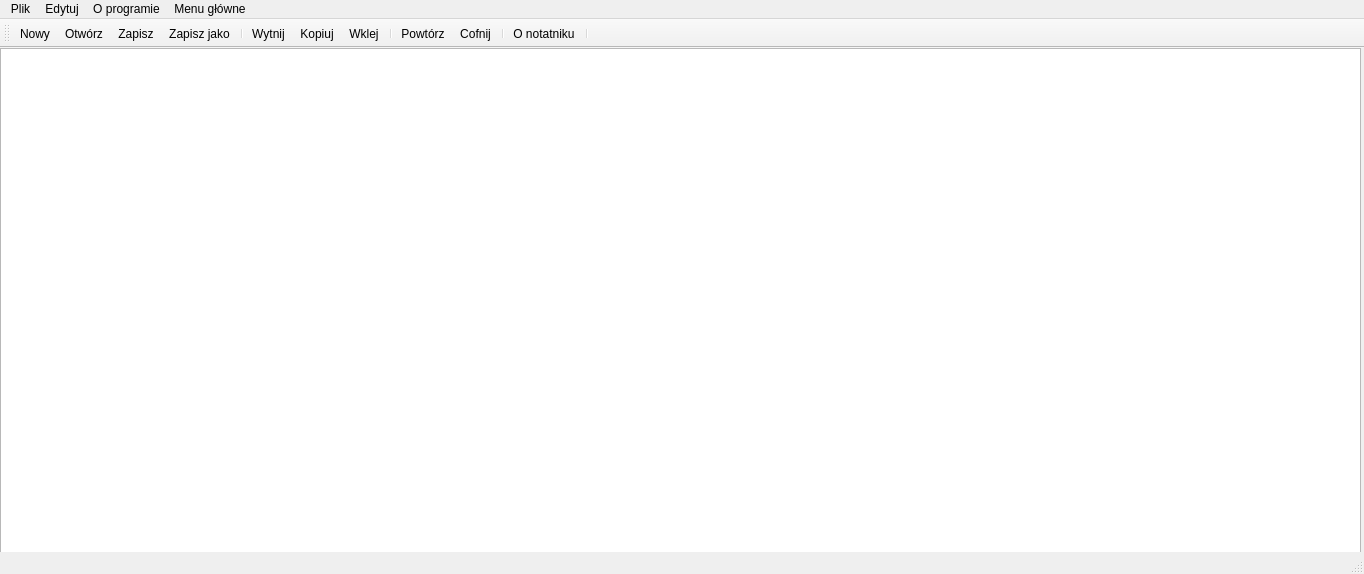
<?xml version="1.0" encoding="UTF-8"?>
<ui version="4.0">
 <class>MainWindow1</class>
 <widget class="QMainWindow" name="MainWindow1">
  <property name="geometry">
   <rect>
    <x>0</x>
    <y>0</y>
    <width>1364</width>
    <height>574</height>
   </rect>
  </property>
  <property name="windowTitle">
   <string>Edytor notatek</string>
  </property>
  <widget class="QWidget" name="centralwidget">
   <widget class="QTextEdit" name="textEdit">
    <property name="geometry">
     <rect>
      <x>0</x>
      <y>0</y>
      <width>1361</width>
      <height>511</height>
     </rect>
    </property>
   </widget>
  </widget>
  <widget class="QMenuBar" name="menubar">
   <property name="geometry">
    <rect>
     <x>0</x>
     <y>0</y>
     <width>1364</width>
     <height>21</height>
    </rect>
   </property>
   <widget class="QMenu" name="menuPlik">
    <property name="title">
     <string>Plik</string>
    </property>
    <addaction name="actionNowy"/>
    <addaction name="actionOtw_rz"/>
    <addaction name="separator"/>
    <addaction name="actionZapisz"/>
    <addaction name="actionZapisz_jako"/>
   </widget>
   <widget class="QMenu" name="menuEdytuj">
    <property name="title">
     <string>Edytuj</string>
    </property>
    <addaction name="actionWytnij"/>
    <addaction name="actionKopiuj"/>
    <addaction name="actionWklej"/>
    <addaction name="separator"/>
    <addaction name="actionCofnij"/>
    <addaction name="actionPowt_rz"/>
   </widget>
   <widget class="QMenu" name="menuO_programie">
    <property name="title">
     <string>O programie</string>
    </property>
    <addaction name="actionO_notatniku"/>
   </widget>
   <widget class="QMenu" name="menuMenu_g_wne">
    <property name="title">
     <string>Menu główne</string>
    </property>
    <addaction name="actionPrzejdz_do_menu_glownego"/>
   </widget>
   <addaction name="menuPlik"/>
   <addaction name="menuEdytuj"/>
   <addaction name="menuO_programie"/>
   <addaction name="menuMenu_g_wne"/>
  </widget>
  <widget class="QStatusBar" name="statusbar"/>
  <widget class="QToolBar" name="toolBar">
   <property name="windowTitle">
    <string>toolBar</string>
   </property>
   <attribute name="toolBarArea">
    <enum>TopToolBarArea</enum>
   </attribute>
   <attribute name="toolBarBreak">
    <bool>false</bool>
   </attribute>
   <addaction name="actionNowy"/>
   <addaction name="actionOtw_rz"/>
   <addaction name="actionZapisz"/>
   <addaction name="actionZapisz_jako"/>
   <addaction name="separator"/>
   <addaction name="actionWytnij"/>
   <addaction name="actionKopiuj"/>
   <addaction name="actionWklej"/>
   <addaction name="separator"/>
   <addaction name="actionPowt_rz"/>
   <addaction name="actionCofnij"/>
   <addaction name="separator"/>
   <addaction name="actionO_notatniku"/>
   <addaction name="separator"/>
  </widget>
  <action name="actionNowy">
   <property name="icon">
    <iconset resource="../img/ikonki_notatnik.qrc">
     <normaloff>:/new/prefix1/new.png</normaloff>:/new/prefix1/new.png</iconset>
   </property>
   <property name="text">
    <string>Nowy</string>
   </property>
  </action>
  <action name="actionOtw_rz">
   <property name="icon">
    <iconset resource="../img/ikonki_notatnik.qrc">
     <normaloff>:/new/prefix1/open.png</normaloff>:/new/prefix1/open.png</iconset>
   </property>
   <property name="text">
    <string>Otwórz</string>
   </property>
  </action>
  <action name="actionZapisz">
   <property name="icon">
    <iconset resource="../img/ikonki_notatnik.qrc">
     <normaloff>:/new/prefix1/save.png</normaloff>:/new/prefix1/save.png</iconset>
   </property>
   <property name="text">
    <string>Zapisz</string>
   </property>
  </action>
  <action name="actionZapisz_jako">
   <property name="icon">
    <iconset resource="../img/ikonki_notatnik.qrc">
     <normaloff>:/new/prefix1/save-as.png</normaloff>:/new/prefix1/save-as.png</iconset>
   </property>
   <property name="text">
    <string>Zapisz jako</string>
   </property>
  </action>
  <action name="actionWytnij">
   <property name="icon">
    <iconset resource="../img/moje_zasoby.qrc">
     <normaloff>:/new/prefix1/cut.png</normaloff>:/new/prefix1/cut.png</iconset>
   </property>
   <property name="text">
    <string>Wytnij</string>
   </property>
  </action>
  <action name="actionKopiuj">
   <property name="icon">
    <iconset resource="../img/moje_zasoby.qrc">
     <normaloff>:/new/prefix1/copy.png</normaloff>:/new/prefix1/copy.png</iconset>
   </property>
   <property name="text">
    <string>Kopiuj</string>
   </property>
  </action>
  <action name="actionWklej">
   <property name="icon">
    <iconset resource="../img/ikonki_notatnik.qrc">
     <normaloff>:/new/prefix1/paste.png</normaloff>:/new/prefix1/paste.png</iconset>
   </property>
   <property name="text">
    <string>Wklej</string>
   </property>
  </action>
  <action name="actionCofnij">
   <property name="icon">
    <iconset resource="../img/ikonki_notatnik.qrc">
     <normaloff>:/new/prefix1/undo.png</normaloff>:/new/prefix1/undo.png</iconset>
   </property>
   <property name="text">
    <string>Cofnij</string>
   </property>
  </action>
  <action name="actionO_notatniku">
   <property name="icon">
    <iconset resource="../img/moje_zasoby.qrc">
     <normaloff>:/new/prefix1/about.png</normaloff>:/new/prefix1/about.png</iconset>
   </property>
   <property name="text">
    <string>O notatniku</string>
   </property>
  </action>
  <action name="actionPowt_rz">
   <property name="icon">
    <iconset resource="../img/ikonki_notatnik.qrc">
     <normaloff>:/new/prefix1/redo.png</normaloff>:/new/prefix1/redo.png</iconset>
   </property>
   <property name="text">
    <string>Powtórz</string>
   </property>
  </action>
  <action name="actionPrzejdz_do_menu_glownego">
   <property name="text">
    <string>Przejdz do menu glownego</string>
   </property>
  </action>
 </widget>
 <resources>
  <include location="../img/moje_zasoby.qrc"/>
  <include location="../img/ikonki_notatnik.qrc"/>
 </resources>
 <connections/>
</ui>
